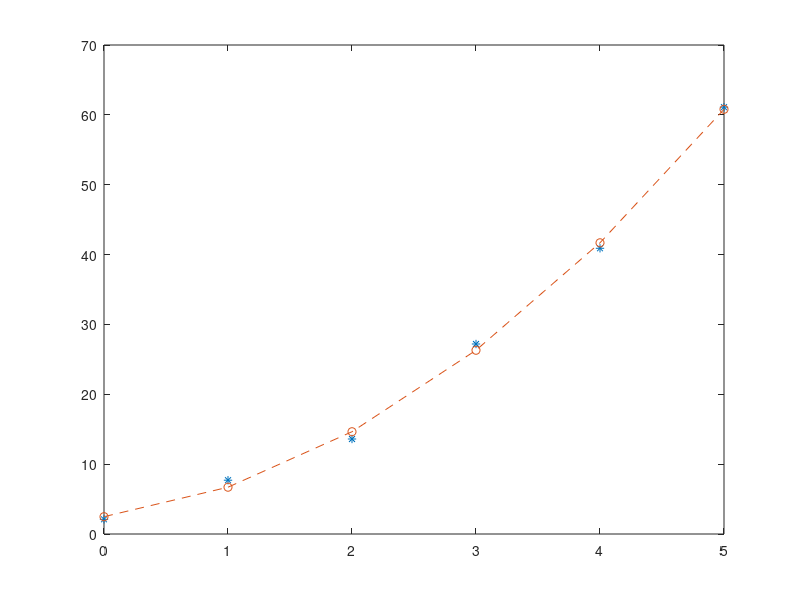

This figure's MATLAB source:
close all
clear all
clc
x=[0:5]
y=[2.1 7.7 13.6 27.2 40.9 61.1]
n=length(x);
sumx=sum(x);
sumxsq=sum(x.^2);
sumxcd=sum(x.^3);
sumxtf=sum(x.^4);
sumy=sum(y);
sumxy=sum(x.*y);
sumx2y=sum((x.^2).*y);
A=[n sumx sumxsq;sumx sumxsq sumxcd;sumxsq sumxcd sumxtf];
B=[sumy;sumxy;sumx2y];
a=A\B
a0=a(1)
a1=a(2)
a2=a(3)
plot(x,y,'*')
hold on
ym=a(1)+a(2).*x+a(3).*x.*x;
plot(x,ym,'o--')